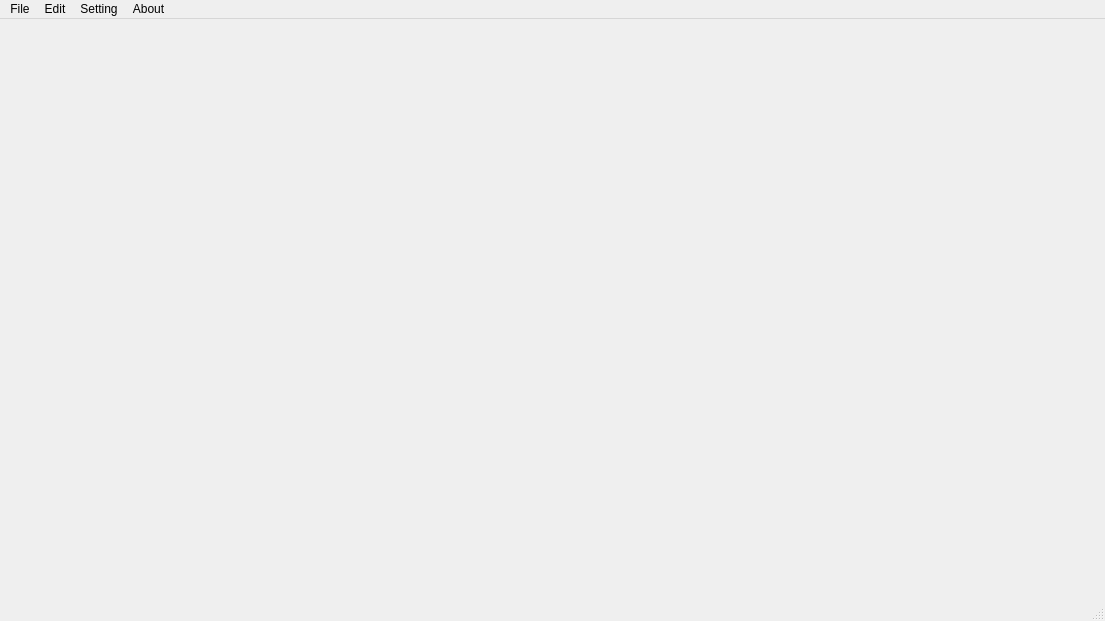
<?xml version="1.0" encoding="UTF-8"?>
<ui version="4.0">
 <class>MainWindow</class>
 <widget class="QMainWindow" name="MainWindow">
  <property name="geometry">
   <rect>
    <x>0</x>
    <y>0</y>
    <width>1105</width>
    <height>621</height>
   </rect>
  </property>
  <property name="windowTitle">
   <string>MainWindow</string>
  </property>
  <widget class="QWidget" name="centralwidget">
   <layout class="QHBoxLayout" name="horizontalLayout"/>
  </widget>
  <widget class="QMenuBar" name="menubar">
   <property name="geometry">
    <rect>
     <x>0</x>
     <y>0</y>
     <width>1105</width>
     <height>21</height>
    </rect>
   </property>
   <widget class="QMenu" name="menuFile">
    <property name="title">
     <string>File</string>
    </property>
    <addaction name="actionNew_Tab"/>
    <addaction name="actionNew_window"/>
    <addaction name="separator"/>
    <addaction name="actionOpen"/>
    <addaction name="actionSave"/>
    <addaction name="actionSave_as"/>
    <addaction name="actionSave_All"/>
    <addaction name="separator"/>
    <addaction name="actionPage_parameters"/>
    <addaction name="actionPrint"/>
    <addaction name="separator"/>
    <addaction name="actionClose_the_window"/>
    <addaction name="actionExit"/>
   </widget>
   <widget class="QMenu" name="menuEdit">
    <property name="title">
     <string>Edit</string>
    </property>
    <addaction name="actionCancel"/>
    <addaction name="actionRedo"/>
    <addaction name="separator"/>
    <addaction name="actionCut"/>
    <addaction name="actionCopy"/>
    <addaction name="actionPaste"/>
    <addaction name="separator"/>
    <addaction name="actionFind"/>
    <addaction name="actionFind_next"/>
    <addaction name="actionFind_earlier"/>
    <addaction name="actionGo_to"/>
    <addaction name="separator"/>
    <addaction name="actionSelect_all"/>
    <addaction name="actionDelete_all"/>
    <addaction name="separator"/>
    <addaction name="actionDate_and_time"/>
    <addaction name="separator"/>
   </widget>
   <widget class="QMenu" name="menuSetting">
    <property name="title">
     <string>Setting</string>
    </property>
    <widget class="QMenu" name="menuTheme">
     <property name="title">
      <string>Theme</string>
     </property>
     <addaction name="actionWhite"/>
     <addaction name="actionDark"/>
    </widget>
    <addaction name="actionLine_break"/>
    <addaction name="actionAuto_save"/>
    <addaction name="actionSatus_bar"/>
    <addaction name="menuTheme"/>
    <addaction name="separator"/>
    <addaction name="actionZoom_reset"/>
    <addaction name="actionReset_text_settings"/>
    <addaction name="separator"/>
    <addaction name="actionShow_html_code"/>
   </widget>
   <widget class="QMenu" name="menuAbout">
    <property name="title">
     <string>About</string>
    </property>
    <addaction name="actionGitHub"/>
    <addaction name="actionAbout_program"/>
   </widget>
   <addaction name="menuFile"/>
   <addaction name="menuEdit"/>
   <addaction name="menuSetting"/>
   <addaction name="menuAbout"/>
  </widget>
  <widget class="QStatusBar" name="statusbar"/>
  <action name="actionNew_Tab">
   <property name="icon">
    <iconset theme="QIcon::ThemeIcon::WindowNew"/>
   </property>
   <property name="text">
    <string>New tab</string>
   </property>
  </action>
  <action name="actionNew_window">
   <property name="text">
    <string>New window</string>
   </property>
  </action>
  <action name="actionOpen">
   <property name="icon">
    <iconset theme="QIcon::ThemeIcon::DocumentOpen"/>
   </property>
   <property name="text">
    <string>Open</string>
   </property>
   <property name="shortcut">
    <string>Ctrl+O</string>
   </property>
  </action>
  <action name="actionSave">
   <property name="icon">
    <iconset theme="QIcon::ThemeIcon::DocumentSave"/>
   </property>
   <property name="text">
    <string>Save</string>
   </property>
   <property name="shortcut">
    <string>Ctrl+S</string>
   </property>
  </action>
  <action name="actionSave_as">
   <property name="icon">
    <iconset theme="QIcon::ThemeIcon::DocumentSaveAs"/>
   </property>
   <property name="text">
    <string>Save as...</string>
   </property>
   <property name="shortcut">
    <string>Ctrl+Shift+S</string>
   </property>
  </action>
  <action name="actionSave_All">
   <property name="text">
    <string>Save All</string>
   </property>
   <property name="shortcut">
    <string>Ctrl+Alt+S</string>
   </property>
  </action>
  <action name="actionPage_parameters">
   <property name="icon">
    <iconset theme="QIcon::ThemeIcon::DocumentProperties"/>
   </property>
   <property name="text">
    <string>Page parameters</string>
   </property>
  </action>
  <action name="actionPrint">
   <property name="icon">
    <iconset theme="QIcon::ThemeIcon::DocumentPrint"/>
   </property>
   <property name="text">
    <string>Print</string>
   </property>
   <property name="shortcut">
    <string>Ctrl+P</string>
   </property>
  </action>
  <action name="actionClose_the_window">
   <property name="text">
    <string>Close tab</string>
   </property>
   <property name="shortcut">
    <string>Ctrl+W</string>
   </property>
  </action>
  <action name="actionExit">
   <property name="icon">
    <iconset theme="QIcon::ThemeIcon::ApplicationExit"/>
   </property>
   <property name="text">
    <string>Exit</string>
   </property>
  </action>
  <action name="actionCancel">
   <property name="icon">
    <iconset theme="QIcon::ThemeIcon::EditUndo"/>
   </property>
   <property name="text">
    <string>Cancel</string>
   </property>
   <property name="shortcut">
    <string>Ctrl+Z</string>
   </property>
  </action>
  <action name="actionCut">
   <property name="icon">
    <iconset theme="QIcon::ThemeIcon::EditCut"/>
   </property>
   <property name="text">
    <string>Cut</string>
   </property>
   <property name="shortcut">
    <string>Ctrl+X</string>
   </property>
  </action>
  <action name="actionCopy">
   <property name="icon">
    <iconset theme="QIcon::ThemeIcon::EditCopy"/>
   </property>
   <property name="text">
    <string>Copy</string>
   </property>
   <property name="shortcut">
    <string>Ctrl+C</string>
   </property>
  </action>
  <action name="actionPaste">
   <property name="icon">
    <iconset theme="QIcon::ThemeIcon::EditPaste"/>
   </property>
   <property name="text">
    <string>Paste</string>
   </property>
   <property name="shortcut">
    <string>Ctrl+V</string>
   </property>
  </action>
  <action name="actionFind">
   <property name="icon">
    <iconset theme="QIcon::ThemeIcon::EditFind"/>
   </property>
   <property name="text">
    <string>Find</string>
   </property>
   <property name="shortcut">
    <string>Ctrl+F</string>
   </property>
  </action>
  <action name="actionFind_next">
   <property name="icon">
    <iconset theme="QIcon::ThemeIcon::GoNext"/>
   </property>
   <property name="text">
    <string>Find next</string>
   </property>
   <property name="shortcut">
    <string>F3</string>
   </property>
  </action>
  <action name="actionGo_to">
   <property name="icon">
    <iconset theme="QIcon::ThemeIcon::GoDown"/>
   </property>
   <property name="text">
    <string>Go to line</string>
   </property>
   <property name="toolTip">
    <string>Go to line</string>
   </property>
  </action>
  <action name="actionSelect_all">
   <property name="icon">
    <iconset theme="QIcon::ThemeIcon::EditSelectAll"/>
   </property>
   <property name="text">
    <string>Select all</string>
   </property>
   <property name="shortcut">
    <string>Ctrl+A</string>
   </property>
  </action>
  <action name="actionDelete_all">
   <property name="icon">
    <iconset theme="QIcon::ThemeIcon::EditClear"/>
   </property>
   <property name="text">
    <string>Delete all</string>
   </property>
   <property name="shortcut">
    <string>Ctrl+Del</string>
   </property>
  </action>
  <action name="actionDate_and_time">
   <property name="text">
    <string>Date and time</string>
   </property>
   <property name="shortcut">
    <string>F5</string>
   </property>
  </action>
  <action name="actionLine_break">
   <property name="checkable">
    <bool>true</bool>
   </property>
   <property name="text">
    <string>Line break</string>
   </property>
  </action>
  <action name="actionAuto_save">
   <property name="checkable">
    <bool>true</bool>
   </property>
   <property name="text">
    <string>Auto save</string>
   </property>
  </action>
  <action name="actionSatus_bar">
   <property name="checkable">
    <bool>true</bool>
   </property>
   <property name="text">
    <string>Satus bar</string>
   </property>
  </action>
  <action name="actionZoom_reset">
   <property name="text">
    <string>Zoom reset</string>
   </property>
  </action>
  <action name="actionReset_text_settings">
   <property name="text">
    <string>Reset text settings</string>
   </property>
  </action>
  <action name="actionShow_html_code">
   <property name="checkable">
    <bool>true</bool>
   </property>
   <property name="text">
    <string>Show html code</string>
   </property>
  </action>
  <action name="actionGitHub">
   <property name="text">
    <string>GitHub</string>
   </property>
  </action>
  <action name="actionAbout_program">
   <property name="icon">
    <iconset theme="QIcon::ThemeIcon::HelpAbout"/>
   </property>
   <property name="text">
    <string>About program</string>
   </property>
  </action>
  <action name="actionRedo">
   <property name="icon">
    <iconset theme="QIcon::ThemeIcon::EditRedo"/>
   </property>
   <property name="text">
    <string>Redo</string>
   </property>
   <property name="shortcut">
    <string>Ctrl+Shift+Z</string>
   </property>
  </action>
  <action name="actionFind_earlier">
   <property name="icon">
    <iconset theme="QIcon::ThemeIcon::GoPrevious"/>
   </property>
   <property name="text">
    <string>Find earlier</string>
   </property>
   <property name="shortcut">
    <string>F2</string>
   </property>
  </action>
  <action name="actionWhite">
   <property name="text">
    <string>White</string>
   </property>
  </action>
  <action name="actionDark">
   <property name="text">
    <string>Dark</string>
   </property>
  </action>
 </widget>
 <resources/>
 <connections/>
</ui>
